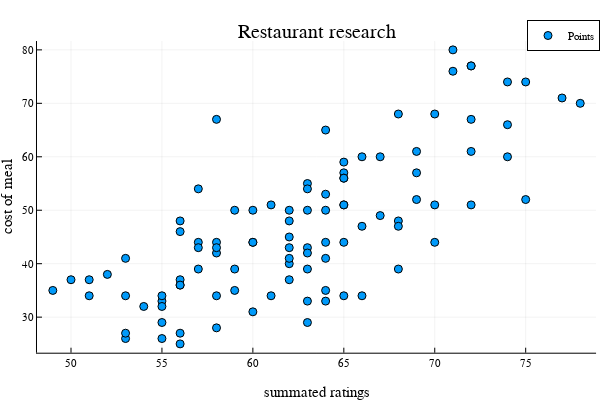

The notebook cell this image was saved under:
### Code cell
# Draw a scatter plot with labels
scatter(ratings, cost, label = "Points")
xlabel!("summated ratings")
ylabel!("cost of meal")
title!("Restaurant research")

### Figure 1 — Plotly figure (JSON) as saved in the notebook; plotly's stock layout.template omitted (floating-point values rounded to 4 significant figures)
{"data": [{"colorbar": {"title": ""}, "legendgroup": "Points", "marker": {"color": "rgba(0, 154, 250, 1.000)", "line": {"color": "rgba(0, 0, 0, 1.000)", "width": 1}, "size": 8, "symbol": "circle"}, "mode": "markers", "name": "Points", "showlegend": true, "type": "scatter", "x": [55, 55, 63, 55, 58, 65, 62, 58, 57, 56, 69, 59, 61, 64, 71, 64, 60, 72, 65, 58, 55, 55, 72, 63, 75, 65, 58, 69, 74, 71, 68, 63, 56, 67, 64, 62, 54, 56, 74, 57, 57, 63, 64, 59, 72, 56, 57, 64, 63, 56, 66, 62, 49, 65, 64, 72, 50, 56, 62, 75, 51, 52, 70, 53, 65, 61, 65, 65, 53, 65, 58, 70, 62, 60, 63, 53, 60, 77, 66, 51, 53, 66, 68, 63, 60, 62, 62, 68, 72, 70, 67, 63, 64, 59, 68, 58, 56, 78, 74, 69], "xaxis": "x", "y": [33, 26, 43, 32, 44, 44, 50, 42, 44, 36, 61, 50, 51, 50, 76, 53, 44, 77, 57, 43, 29, 34, 77, 50, 74, 56, 67, 57, 66, 80, 68, 42, 48, 60, 35, 45, 32, 25, 74, 43, 39, 55, 65, 35, 61, 37, 54, 41, 33, 27, 47, 48, 35, 59, 44, 51, 37, 36, 43, 52, 34, 38, 51, 34, 51, 34, 51, 56, 26, 34, 34, 44, 40, 31, 54, 41, 50, 71, 60, 37, 27, 34, 48, 39, 44, 41, 37, 47, 67, 68, 49, 29, 33, 39, 39, 28, 46, 70, 60, 52], "yaxis": "y", "zmax": null, "zmin": null}], "layout": {"annotations": [{"font": {"color": "rgba(0, 0, 0, 1.000)", "family": "sans-serif", "size": 20}, "rotation": 0, "showarrow": false, "text": "Restaurant research", "x": 0.5275, "xanchor": "center", "xref": "paper", "y": 1, "yanchor": "top", "yref": "paper"}], "height": 400, "legend": {"bgcolor": "rgba(255, 255, 255, 1.000)", "bordercolor": "rgba(0, 0, 0, 1.000)", "borderwidth": 1, "font": {"color": "rgba(0, 0, 0, 1.000)", "family": "sans-serif", "size": 11}, "title": {"font": {"color": "rgba(0, 0, 0, 1.000)", "family": "sans-serif", "size": 15}, "text": ""}, "tracegroupgap": 0, "traceorder": "normal", "x": 1, "xanchor": "auto", "y": 1, "yanchor": "auto"}, "margin": {"b": 20, "l": 0, "r": 0, "t": 20}, "paper_bgcolor": "rgba(255, 255, 255, 1.000)", "plot_bgcolor": "rgba(255, 255, 255, 1.000)", "showlegend": true, "width": 600, "xaxis": {"anchor": "y", "domain": [0.06165, 0.9934], "gridcolor": "rgba(0, 0, 0, 0.100)", "gridwidth": 0.5, "linecolor": "rgba(0, 0, 0, 1.000)", "mirror": false, "range": [48.13, 78.87], "showgrid": true, "showline": true, "showticklabels": true, "tickangle": 0, "tickcolor": "rgb(0, 0, 0)", "tickfont": {"color": "rgba(0, 0, 0, 1.000)", "family": "sans-serif", "size": 11}, "tickmode": "array", "ticks": "inside", "ticktext": ["50", "55", "60", "65", "70", "75"], "tickvals": [50, 55, 60, 65, 70, 75], "title": "summated ratings", "titlefont": {"color": "rgba(0, 0, 0, 1.000)", "family": "sans-serif", "size": 15}, "type": "-", "visible": true, "zeroline": false, "zerolinecolor": "rgba(0, 0, 0, 1.000)"}, "yaxis": {"anchor": "x", "domain": [0.07581, 0.9415], "gridcolor": "rgba(0, 0, 0, 0.100)", "gridwidth": 0.5, "linecolor": "rgba(0, 0, 0, 1.000)", "mirror": false, "range": [23.35, 81.65], "showgrid": true, "showline": true, "showticklabels": true, "tickangle": 0, "tickcolor": "rgb(0, 0, 0)", "tickfont": {"color": "rgba(0, 0, 0, 1.000)", "family": "sans-serif", "size": 11}, "tickmode": "array", "ticks": "inside", "ticktext": ["30", "40", "50", "60", "70", "80"], "tickvals": [30, 40, 50, 60, 70, 80], "title": "cost of meal", "titlefont": {"color": "rgba(0, 0, 0, 1.000)", "family": "sans-serif", "size": 15}, "type": "-", "visible": true, "zeroline": false, "zerolinecolor": "rgba(0, 0, 0, 1.000)"}}}
